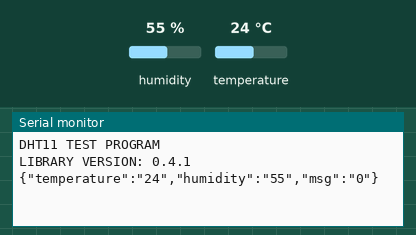
The sketch below on a simulated Arduino Uno, built with avr-gcc and run on an emulated ATmega328P. On the bench: the last lines printed to the serial monitor. The test bench sets the inputs (shaded band); at power-on: humidity 55 %, temperature 24 °C.

Above: at 3.2 s.
3.3 s: humidity set to 22 %
At 4.5 s:
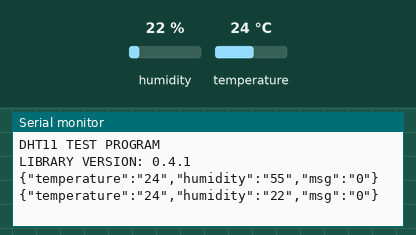
6.0 s: temperature set to 12 °C
At 6.9 s:
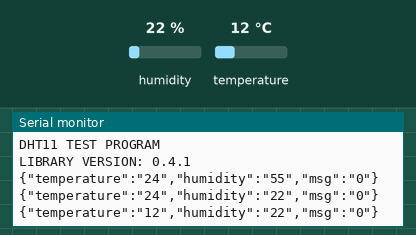
8.7 s: humidity set to 40 %
At 10.5 s:
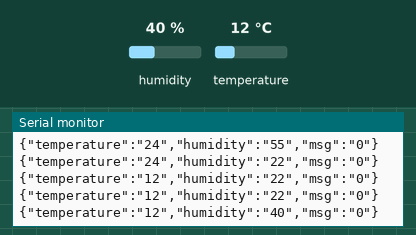
Timing chart, 0 to 12.0 s (numbered marks = the images above; inputs shaded):
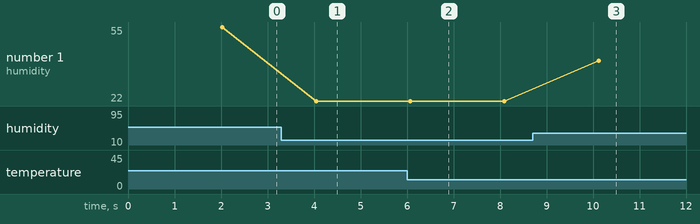

Measured:
- after the input at 3.3 s, the serial monitor: prints a new line after 0.75 s (image 1)
- after the input at 6.0 s, the serial monitor: prints a new line after 0.07 s (image 2)
- after the input at 8.7 s, the serial monitor: prints a new line after 1.4 s (image 3)
- plotted number 1: 55 → 22 after the input at 3.3 s, 22 → 40 after the input at 8.7 s

The sketch:

testDHT11.ino
```cpp
// (licence header left out)
#include <Wire.h>
#include <dht11.h>

dht11 DHT11;

#define DHT11PIN 2
#define SLAVE_ADDRESS 0x12

/*
* dataReceived is to_send number in python script
*/
int dataReceived = 0;

// char cannot contain space
char msg[255] = "some_text_without_space";

int index = 0;

void setup() {

	Serial.begin(9600);
	Serial.println("DHT11 TEST PROGRAM ");
	Serial.print("LIBRARY VERSION: ");
	Serial.println(DHT11LIB_VERSION);
	Serial.println();

	// give time to init sensor
	delay(2000); // 2s may be a bit long

}

void loop() {

    printData();
    delay(2000);
}

/**
* Substitute datas values to msg variable
* and then print msg
*/
void printData(){

    int chk = DHT11.read(DHT11PIN);

    sprintf(msg,"{\"temperature\":\"%i\",\"humidity\":\"%i\",\"msg\":\"%i\"}",DHT11.temperature,DHT11.humidity, dataReceived);

    Serial.println(msg);
}
```
